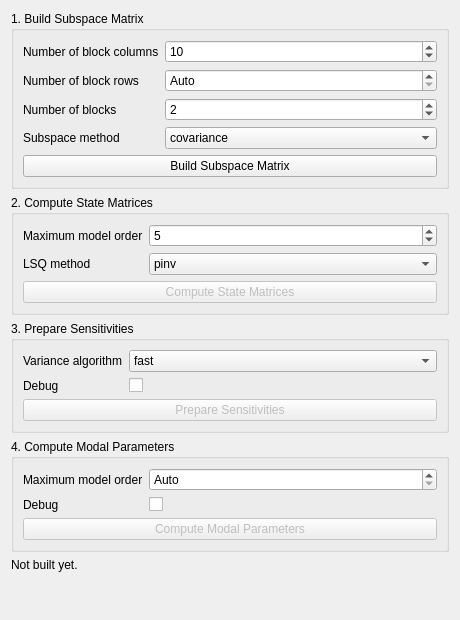
<?xml version="1.0" encoding="UTF-8"?>
<ui version="4.0">
 <class>VarSSIRefWidget</class>
 <widget class="QWidget" name="VarSSIRefWidget">
  <property name="geometry">
   <rect>
    <x>0</x>
    <y>0</y>
    <width>460</width>
    <height>620</height>
   </rect>
  </property>
  <property name="windowTitle">
   <string>Var-SSI-Ref</string>
  </property>
  <layout class="QVBoxLayout" name="root_layout">
   <item>
    <widget class="QGroupBox" name="build_box">
     <property name="title">
      <string>1. Build Subspace Matrix</string>
     </property>
     <layout class="QFormLayout" name="build_form">
      <item row="0" column="0">
       <widget class="QLabel" name="label_num_block_columns">
        <property name="text">
         <string>Number of block columns</string>
        </property>
       </widget>
      </item>
      <item row="0" column="1">
       <widget class="QSpinBox" name="spin_num_block_columns">
        <property name="minimum">
         <number>1</number>
        </property>
        <property name="maximum">
         <number>100000</number>
        </property>
        <property name="value">
         <number>10</number>
        </property>
       </widget>
      </item>
      <item row="1" column="0">
       <widget class="QLabel" name="label_num_block_rows">
        <property name="text">
         <string>Number of block rows</string>
        </property>
       </widget>
      </item>
      <item row="1" column="1">
       <widget class="QSpinBox" name="spin_num_block_rows">
        <property name="specialValueText">
         <string>Auto</string>
        </property>
        <property name="minimum">
         <number>0</number>
        </property>
        <property name="maximum">
         <number>100000</number>
        </property>
        <property name="value">
         <number>0</number>
        </property>
       </widget>
      </item>
      <item row="2" column="0">
       <widget class="QLabel" name="label_num_blocks">
        <property name="text">
         <string>Number of blocks</string>
        </property>
       </widget>
      </item>
      <item row="2" column="1">
       <widget class="QSpinBox" name="spin_num_blocks">
        <property name="specialValueText">
         <string>Auto</string>
        </property>
        <property name="minimum">
         <number>0</number>
        </property>
        <property name="maximum">
         <number>100000</number>
        </property>
        <property name="value">
         <number>2</number>
        </property>
       </widget>
      </item>
      <item row="3" column="0">
       <widget class="QLabel" name="label_subspace_method">
        <property name="text">
         <string>Subspace method</string>
        </property>
       </widget>
      </item>
      <item row="3" column="1">
       <widget class="QComboBox" name="combo_subspace_method">
        <item>
         <property name="text">
          <string>covariance</string>
         </property>
        </item>
        <item>
         <property name="text">
          <string>projection</string>
         </property>
        </item>
       </widget>
      </item>
      <item row="4" column="0" colspan="2">
       <widget class="QPushButton" name="btn_build_subspace_mat">
        <property name="text">
         <string>Build Subspace Matrix</string>
        </property>
       </widget>
      </item>
     </layout>
    </widget>
   </item>
   <item>
    <widget class="QGroupBox" name="state_matrices_box">
     <property name="title">
      <string>2. Compute State Matrices</string>
     </property>
     <layout class="QFormLayout" name="state_matrices_form">
      <item row="0" column="0">
       <widget class="QLabel" name="label_state_max_model_order">
        <property name="text">
         <string>Maximum model order</string>
        </property>
       </widget>
      </item>
      <item row="0" column="1">
       <widget class="QSpinBox" name="spin_state_max_model_order">
        <property name="specialValueText">
         <string>Auto</string>
        </property>
        <property name="minimum">
         <number>0</number>
        </property>
        <property name="maximum">
         <number>2000</number>
        </property>
        <property name="value">
         <number>5</number>
        </property>
       </widget>
      </item>
      <item row="1" column="0">
       <widget class="QLabel" name="label_lsq_method">
        <property name="text">
         <string>LSQ method</string>
        </property>
       </widget>
      </item>
      <item row="1" column="1">
       <widget class="QComboBox" name="combo_lsq_method">
        <item>
         <property name="text">
          <string>pinv</string>
         </property>
        </item>
        <item>
         <property name="text">
          <string>qr</string>
         </property>
        </item>
       </widget>
      </item>
      <item row="2" column="0" colspan="2">
       <widget class="QPushButton" name="btn_compute_state_matrices">
        <property name="enabled">
         <bool>false</bool>
        </property>
        <property name="text">
         <string>Compute State Matrices</string>
        </property>
       </widget>
      </item>
     </layout>
    </widget>
   </item>
   <item>
    <widget class="QGroupBox" name="sensitivities_box">
     <property name="title">
      <string>3. Prepare Sensitivities</string>
     </property>
     <layout class="QFormLayout" name="sensitivities_form">
      <item row="0" column="0">
       <widget class="QLabel" name="label_variance_algo">
        <property name="text">
         <string>Variance algorithm</string>
        </property>
       </widget>
      </item>
      <item row="0" column="1">
       <widget class="QComboBox" name="combo_variance_algo">
        <item>
         <property name="text">
          <string>fast</string>
         </property>
        </item>
        <item>
         <property name="text">
          <string>slow</string>
         </property>
        </item>
       </widget>
      </item>
      <item row="1" column="0">
       <widget class="QLabel" name="label_sensitivities_debug">
        <property name="text">
         <string>Debug</string>
        </property>
       </widget>
      </item>
      <item row="1" column="1">
       <widget class="QCheckBox" name="chk_sensitivities_debug">
        <property name="text">
         <string/>
        </property>
       </widget>
      </item>
      <item row="2" column="0" colspan="2">
       <widget class="QPushButton" name="btn_prepare_sensitivities">
        <property name="enabled">
         <bool>false</bool>
        </property>
        <property name="text">
         <string>Prepare Sensitivities</string>
        </property>
       </widget>
      </item>
     </layout>
    </widget>
   </item>
   <item>
    <widget class="QGroupBox" name="compute_box">
     <property name="title">
      <string>4. Compute Modal Parameters</string>
     </property>
     <layout class="QFormLayout" name="compute_form">
      <item row="0" column="0">
       <widget class="QLabel" name="label_max_model_order">
        <property name="text">
         <string>Maximum model order</string>
        </property>
       </widget>
      </item>
      <item row="0" column="1">
       <widget class="QSpinBox" name="spin_max_model_order">
        <property name="specialValueText">
         <string>Auto</string>
        </property>
        <property name="minimum">
         <number>0</number>
        </property>
        <property name="maximum">
         <number>2000</number>
        </property>
        <property name="value">
         <number>0</number>
        </property>
       </widget>
      </item>
      <item row="1" column="0">
       <widget class="QLabel" name="label_compute_debug">
        <property name="text">
         <string>Debug</string>
        </property>
       </widget>
      </item>
      <item row="1" column="1">
       <widget class="QCheckBox" name="chk_compute_debug">
        <property name="text">
         <string/>
        </property>
       </widget>
      </item>
      <item row="2" column="0" colspan="2">
       <widget class="QPushButton" name="btn_compute_modal_params">
        <property name="enabled">
         <bool>false</bool>
        </property>
        <property name="text">
         <string>Compute Modal Parameters</string>
        </property>
       </widget>
      </item>
     </layout>
    </widget>
   </item>
   <item>
    <widget class="QLabel" name="lbl_status">
     <property name="text">
      <string>Not built yet.</string>
     </property>
     <property name="wordWrap">
      <bool>true</bool>
     </property>
    </widget>
   </item>
   <item>
    <spacer name="bottom_spacer">
     <property name="orientation">
      <enum>Qt::Orientation::Vertical</enum>
     </property>
     <property name="sizeHint" stdset="0">
      <size>
       <width>20</width>
       <height>40</height>
      </size>
     </property>
    </spacer>
   </item>
  </layout>
 </widget>
 <resources/>
 <connections/>
</ui>
